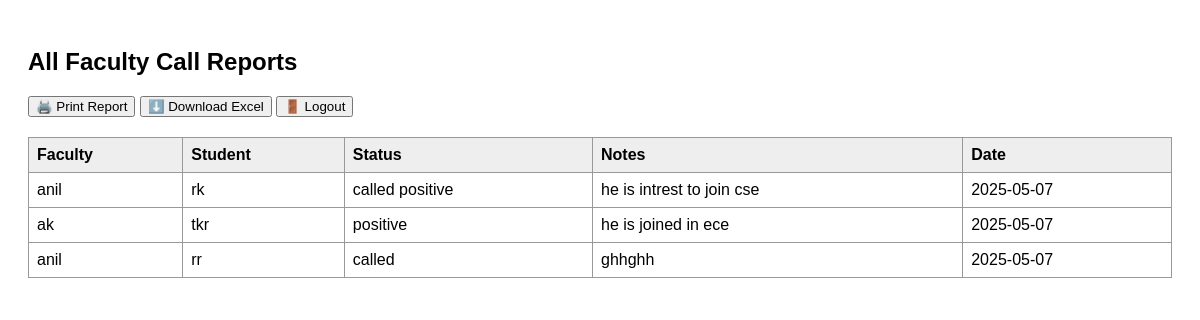
Page /adminpanel (signed in) on the committed database.
### tables this page shows
CREATE TABLE calls (
            id INTEGER PRIMARY KEY AUTOINCREMENT,
            user_id INTEGER,
            student TEXT,
            status TEXT,
            notes TEXT,
            call_date TEXT,
            FOREIGN KEY (user_id) REFERENCES users(id)
        );

CREATE TABLE users (
            id INTEGER PRIMARY KEY AUTOINCREMENT,
            username TEXT NOT NULL,
            password TEXT NOT NULL,
            is_admin INTEGER DEFAULT 0
        );

### app.py (the view)
@app.route('/adminpanel')
def adminpanel():
    if 'user_id' not in session or session.get('is_admin') != 1:
        return redirect('/')
    conn = get_db()
    c = conn.cursor()
    c.execute('''
        SELECT u.username, c.student, c.status, c.notes, c.call_date
        FROM calls c JOIN users u ON c.user_id = u.id
        ORDER BY c.call_date DESC
    ''')
    reports = c.fetchall()
    conn.close()
    return render_template('report.html', reports=reports)

### app.py (called while the page is built)
def get_db():
    return sqlite3.connect(DATABASE)

### templates/report.html (shortened to what this page needs)
<!DOCTYPE html>
<html>
<head>
</head>
<body>
    <div class="noprint">
        <h2>All Faculty Call Reports</h2>
        <button onclick="printPage()">🖨️ Print Report</button>
        <a href="/export_excel"><button>⬇️ Download Excel</button></a>
        <a href="/logout"><button>🚪 Logout</button></a>
    </div>
    <table>
        <tr>
            <th>Faculty</th>
            <th>Student</th>
            <th>Status</th>
            <th>Notes</th>
            <th>Date</th>
        </tr>
        {% for row in reports %}
        <tr>
            <td>{{ row[0] }}</td>
            <td>{{ row[1] }}</td>
            <td>{{ row[2] }}</td>
            <td>{{ row[3] }}</td>
            <td>{{ row[4] }}</td>
        </tr>
        {% endfor %}
    </table>
</body>
</html>

### templates/report.html (style rules this page uses)
body { font-family: Arial, sans-serif; padding: 20px; }
.noprint { margin-bottom: 20px; }
table { border-collapse: collapse; width: 100%; margin-top: 10px; }
table, th, td { border: 1px solid #999; padding: 8px; text-align: left; }
th { background-color: #eee; }

### rows in the picture
calls: username "anil", student "rk", status "called positive", notes "he is intrest to join cse", call_date "2025-05-07"
calls: username "ak", student "tkr", status "positive", notes "he is joined in ece", call_date "2025-05-07"
calls: username "anil", student "rr", status "called", notes "ghhghh", call_date "2025-05-07"
